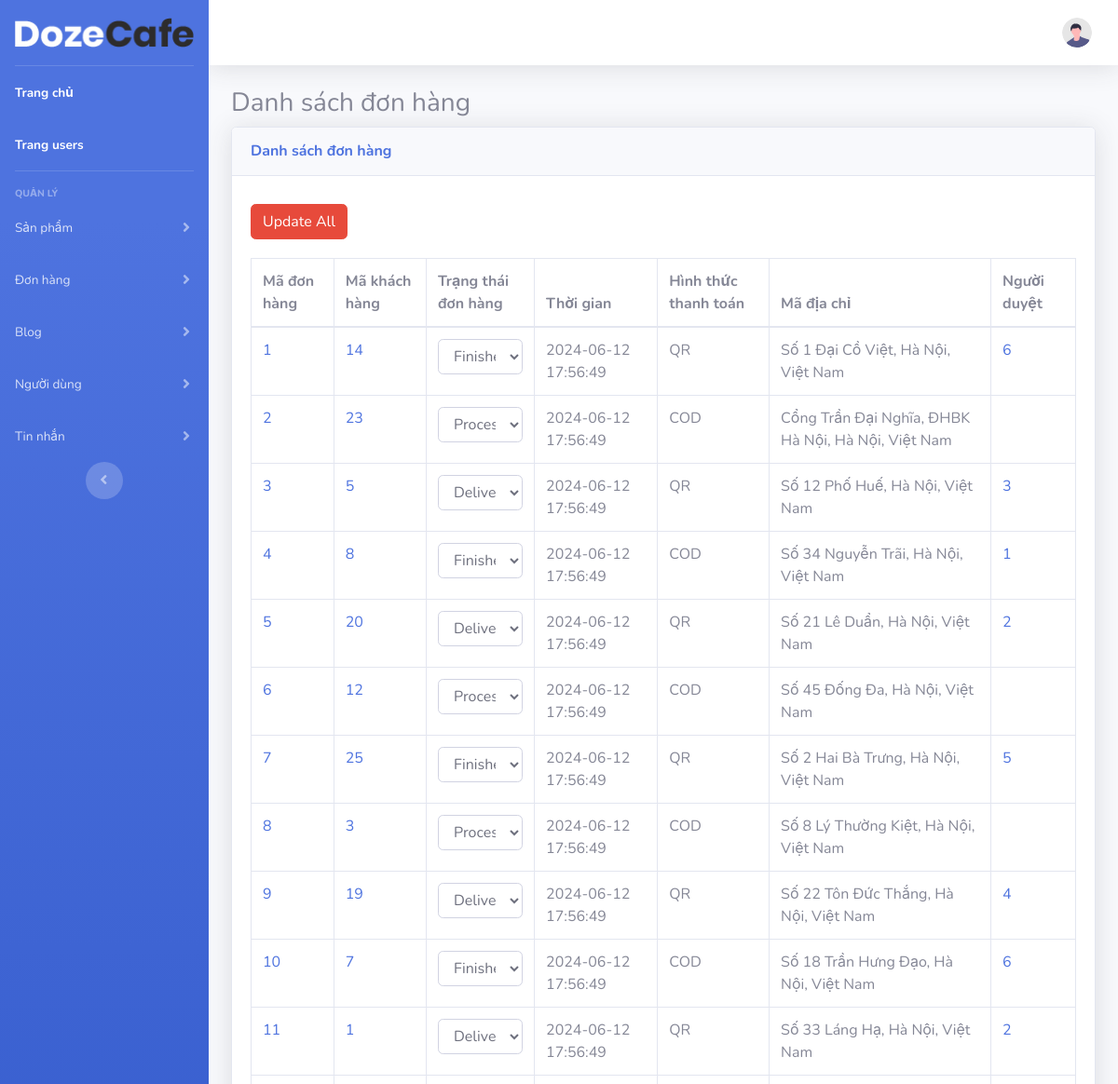
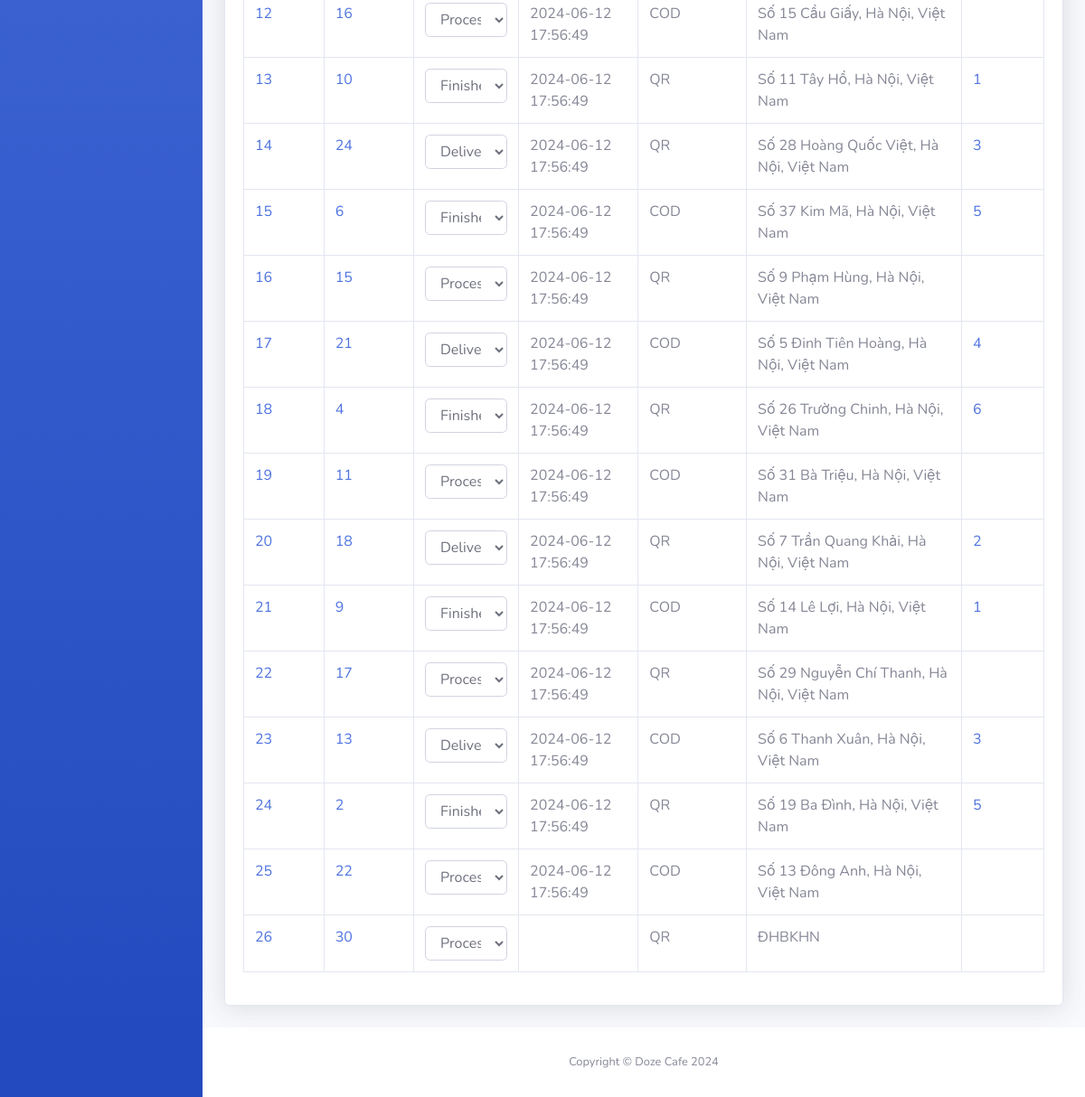
/admin_page/lietkedonhang.php, run on an earlier commit of the app's database (2 pictures, top to bottom).
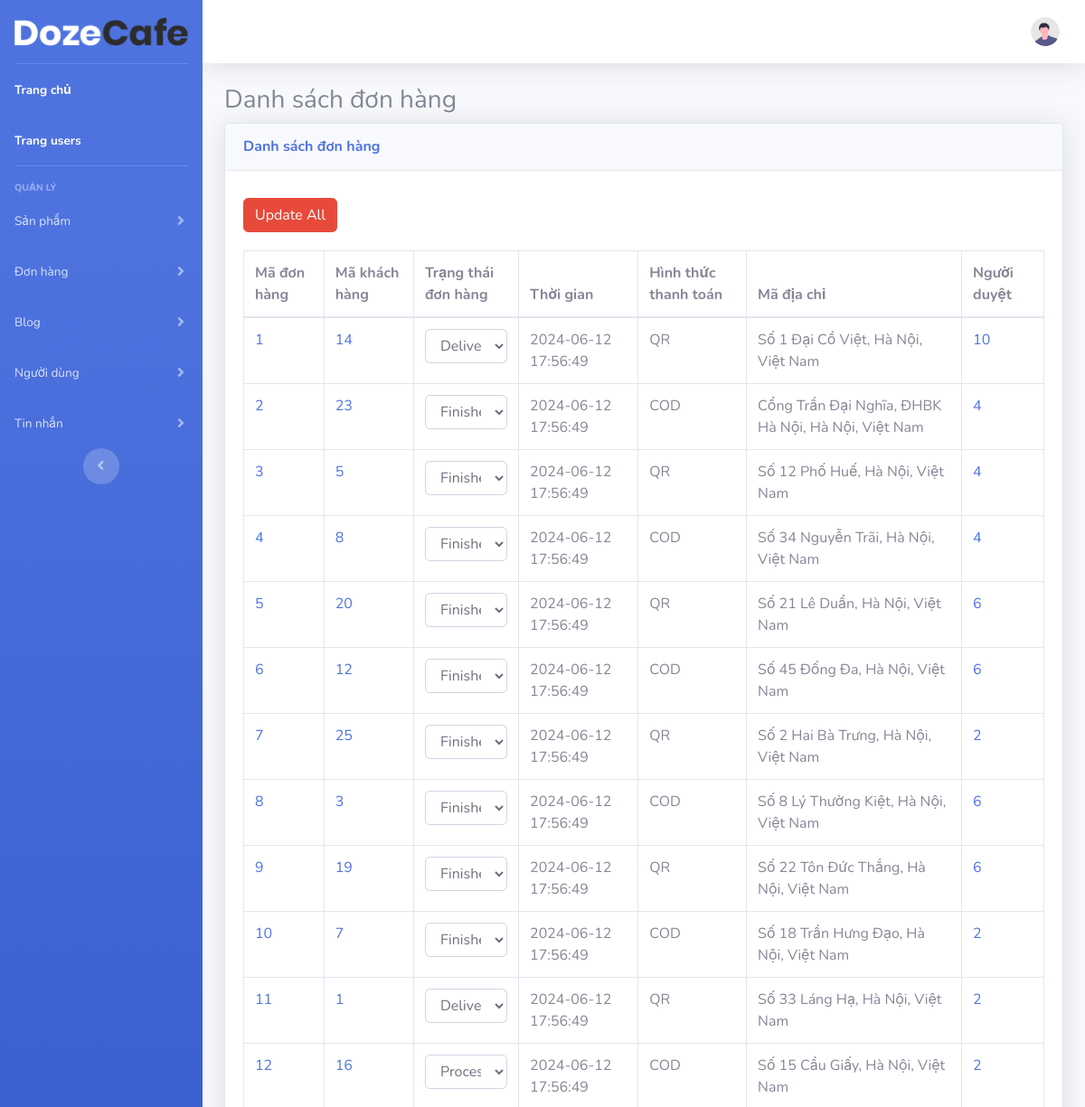
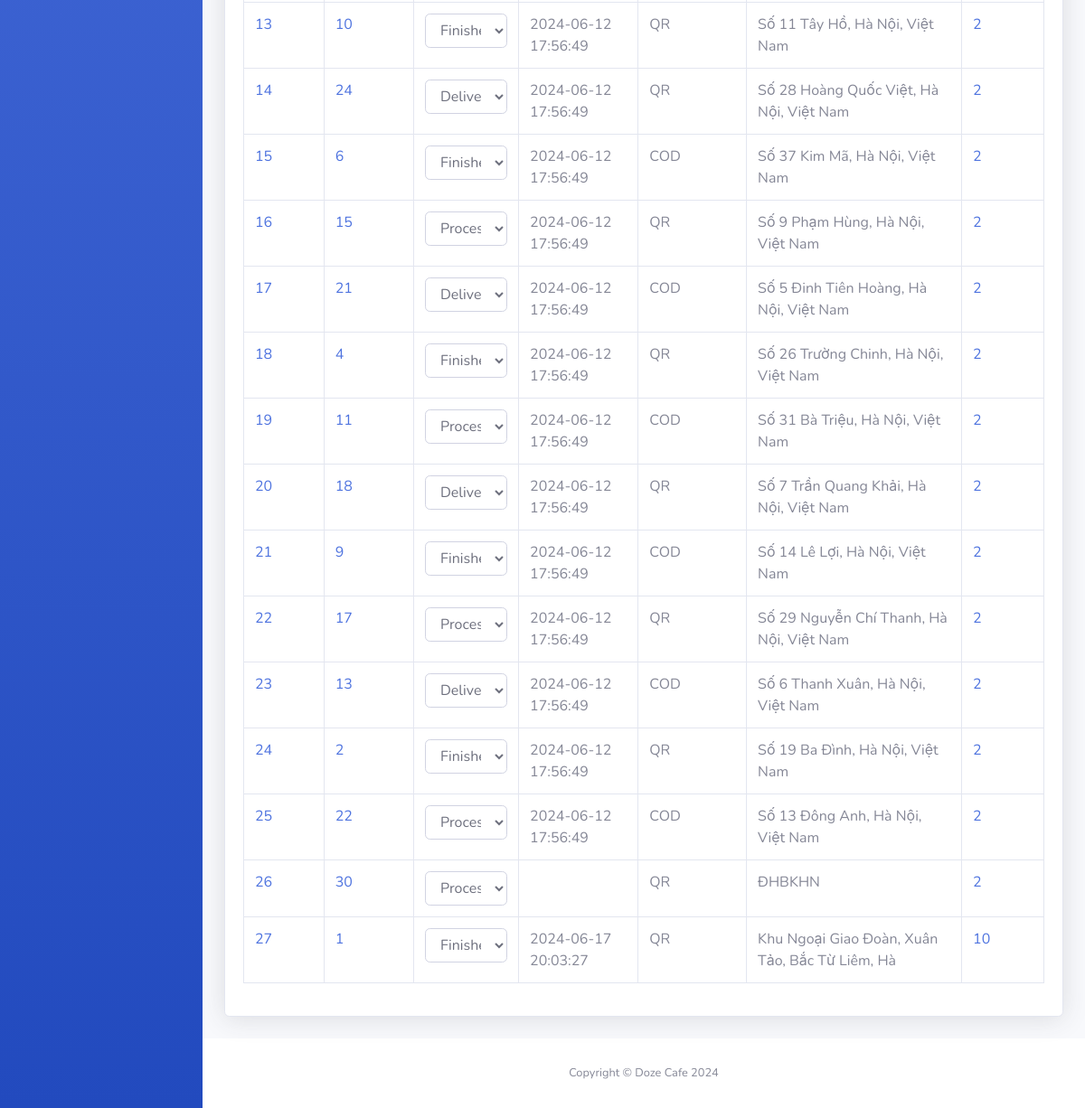
And on a later commit of the database (2 pictures, top to bottom).
### tables this page shows
CREATE TABLE `orders` (
  `orders_id` int(11) NOT NULL,
  `users_id` int(11) NOT NULL,
  `admins_id` int(11) DEFAULT NULL,
  `status` enum('finished','processing','delivered') DEFAULT NULL,
  `payment_method` enum('QR','COD') DEFAULT NULL,
  `created_at` datetime DEFAULT NULL,
  `address` varchar(300) NOT NULL
);

### admin_page/lietkedonhang.php (the view, shortened to what this page needs)
<?php include("includes/header.php"); ?>
<div>
    <h3>Danh sách đơn hàng</h3>
    <div class="card shadow mb-4">
        <div class="card-header py-3">
            <h6 class="m-0 font-weight-bold text-primary">Danh sách đơn hàng</h6>
        </div>
        <div class="card-body">
            <form action="update_order_status.php" method="POST">
            <button type="submit" class="btn btn-danger btn-margin">Update All</button>
                <div class="table-responsive">
                    <table class="table table-bordered" id="dataTable" width="100%" cellspacing="0">
                        <thead>
                            <tr>
                                <th>Mã đơn hàng</th>
                                <th>Mã khách hàng</th>
                                <th>Trạng thái đơn hàng</th>
                                <th>Thời gian</th>
                                <th>Hình thức thanh toán</th>
                                <th>Mã địa chỉ</th>
                                <th>Người duyệt</th>
                            </tr>
                        </thead>
                        <tbody>
                        <?php
                            require("db/conn.php");
                            $sql_str = "SELECT * from orders";
                            $result = mysqli_query($conn, $sql_str);
                            while ($row = mysqli_fetch_assoc($result)) {
                        ?>
                            <tr>
                                <td>
                                    <a href='orders_info.php?orders_id=<?= htmlspecialchars($row['orders_id']) ?>'>
                                        <?= htmlspecialchars($row['orders_id']) ?>
                                    </a>
                                </td>
                                <td>
                                    <a href='users_info.php?users_id=<?= htmlspecialchars($row['users_id']) ?>'>
                                        <?= htmlspecialchars($row['users_id']) ?>
                                    </a>
                                </td>
                                <td>
                                    <select name="status[<?= $row['orders_id'] ?>]" class="form-control">
                                        <option value="processing" <?= ($row['status'] == 'processing') ? 'selected' : '' ?>>Processing</option>
                                        <option value="finished" <?= ($row['status'] == 'finished') ? 'selected' : '' ?>>Finished</option>
                                        <option value="delivered" <?= ($row['status'] == 'delivered') ? 'selected' : '' ?>>Delivered</option>
                                    </select>
                                </td>
                                <td><?= htmlspecialchars($row['created_at']) ?></td>
                                <td><?= htmlspecialchars($row['payment_method']) ?></td>
                                <td><?= htmlspecialchars($row['address']) ?></td>
                                <td>
                                    <a href='nguoiduyet.php?admins_id=<?= htmlspecialchars($row['admins_id']) ?>'>
                                        <?= htmlspecialchars($row['admins_id']) ?>
                                    </a>
                                </td>
                            </tr>
                        <?php
                            }
                        ?>
                        </tbody>
                    </table>
                </div>
            </form>
        </div>
    </div>
</div>
<?php include("includes/footer.php"); ?>

### admin_page/includes/header.php (shortened to what this page needs)
<!DOCTYPE html>
<html lang="en">
<head>
    <link href="vendor/fontawesome-free/css/all.min.css" rel="stylesheet" type="text/css">
    <link href="css/sb-admin-2.min.css" rel="stylesheet">
</head>
<body id="page-top">
    <div id="wrapper">
        <?php include("includes/sidebar.php"); ?>
        <div id="content-wrapper" class="d-flex flex-column">
            <div id="content">
<?php include("includes/topbar.php"); ?>
                <div class="container-fluid">

### admin_page/includes/sidebar.php (shortened to what this page needs)
   <ul class="navbar-nav bg-gradient-primary sidebar sidebar-dark accordion" id="accordionSidebar">
<a class="sidebar-brand d-flex align-items-center justify-content-center" href="index.php">
    <div class="sidebar-brand-icon">
        <img src = "img/logo.png" class="img-fluid" alt="Responsive image">
    </div>
</a>
<hr class="sidebar-divider my-0">
<li class="nav-item active">
    <a class="nav-link" href="index.php">
        <span>Trang chủ</span></a>
</li>
<li class="nav-item active">
    <a class="nav-link" href="../user_page/frontend/index.php">
        <span>Trang users</span></a>
</li>
<hr class="sidebar-divider">
<div class="sidebar-heading">
    Quản lý
</div>
<li class="nav-item">
    <a class="nav-link collapsed" href="#" data-toggle="collapse" data-target="#collapseProduct"
        aria-expanded="false" aria-controls="collapseProduct">
        <span>Sản phẩm</span>
    </a>
</li>
<li class="nav-item">
    <a class="nav-link collapsed" href="#" data-toggle="collapse" data-target="#collapseOrders"
        aria-expanded="false" aria-controls="collapseOrders">
        <span>Đơn hàng</span>
    </a>
</li>
<li class="nav-item">
    <a class="nav-link collapsed" href="#" data-toggle="collapse" data-target="#collapseBlog"
        aria-expanded="false" aria-controls="collapseBlog">
        <span>Blog</span>
    </a>
</li>
<li class="nav-item">
    <a class="nav-link collapsed" href="#" data-toggle="collapse" data-target="#collapseUsers"
        aria-expanded="false" aria-controls="collapseUsers">
        <span>Người dùng</span>
    </a>
</li>
<li class="nav-item">
    <a class="nav-link collapsed" href="#" data-toggle="collapse" data-target="#collapseMessages"
        aria-expanded="false" aria-controls="collapseMessages">
        <span>Tin nhắn</span>
    </a>
</li>
<div class="text-center d-none d-md-inline">
    <button class="rounded-circle border-0" id="sidebarToggle"></button>
</div>
</ul>

### admin_page/includes/topbar.php (shortened to what this page needs)
<nav class="navbar navbar-expand navbar-light bg-white topbar mb-4 static-top shadow">
<ul class="navbar-nav ml-auto">
<li class="nav-item dropdown no-arrow">
<a class="nav-link dropdown-toggle" href="#" id="userDropdown" role="button"
    data-toggle="dropdown" aria-haspopup="true" aria-expanded="false">
    <img class="img-profile rounded-circle"
        src="img/undraw_profile.svg">
</a>
</li>
</ul>
</nav>

### admin_page/includes/footer.php (shortened to what this page needs)
</div>
</div>
            <footer class="sticky-footer bg-white">
                <div class="container my-auto">
                    <div class="copyright text-center my-auto">
                        <span>Copyright &copy; Doze Cafe 2024</span>
                    </div>
                </div>
            </footer>
        </div>
    </div>
</body>
</html>

### admin_page/lietkedonhang.php (style rules this page uses)
.table-responsive { overflow-x: auto; }
.btn-margin { margin-top: 10px; margin-bottom: 20px; }

What changed in the data, as far as the page shows it:
changed orders "Số 1 Đại Cồ Việt, Hà Nội, Việt Nam": status+orders_id "Finished" → "Delivered"; admins "6" → "10"
changed orders "Cổng Trần Đại Nghĩa, ĐHBK Hà Nội, Hà Nội, Việt Nam": status+orders_id "Processing" → "Finished"; admins_id empty → 4 (drawn); admins (not shown) → "4"
changed orders "Số 12 Phố Huế, Hà Nội, Việt Nam": status+orders_id "Delivered" → "Finished"; admins "3" → "4"
changed orders "Số 34 Nguyễn Trãi, Hà Nội, Việt Nam": admins "1" → "4"
changed orders "Số 21 Lê Duẩn, Hà Nội, Việt Nam": status+orders_id "Delivered" → "Finished"; admins "2" → "6"
changed orders "Số 45 Đống Đa, Hà Nội, Việt Nam": status+orders_id "Processing" → "Finished"; admins_id empty → 6 (drawn); admins (not shown) → "6"
changed orders "Số 2 Hai Bà Trưng, Hà Nội, Việt Nam": admins "5" → "2"
changed orders "Số 8 Lý Thường Kiệt, Hà Nội, Việt Nam": status+orders_id "Processing" → "Finished"; admins_id empty → 6 (drawn); admins (not shown) → "6"
changed orders "Số 22 Tôn Đức Thắng, Hà Nội, Việt Nam": status+orders_id "Delivered" → "Finished"; admins "4" → "6"
changed orders "Số 18 Trần Hưng Đạo, Hà Nội, Việt Nam": admins "6" → "2"
changed orders "Số 15 Cầu Giấy, Hà Nội, Việt Nam": admins_id empty → 2 (drawn); admins (not shown) → "2"
changed orders "Số 11 Tây Hồ, Hà Nội, Việt Nam": admins "1" → "2"
changed orders "Số 28 Hoàng Quốc Việt, Hà Nội, Việt Nam": admins "3" → "2"
changed orders "Số 37 Kim Mã, Hà Nội, Việt Nam": admins "5" → "2"
changed orders "Số 9 Phạm Hùng, Hà Nội, Việt Nam": admins_id empty → 2 (drawn); admins (not shown) → "2"
changed orders "Số 5 Đinh Tiên Hoàng, Hà Nội, Việt Nam": admins "4" → "2"
changed orders "Số 26 Trường Chinh, Hà Nội, Việt Nam": admins "6" → "2"
changed orders "Số 31 Bà Triệu, Hà Nội, Việt Nam": admins_id empty → 2 (drawn); admins (not shown) → "2"
changed orders "Số 14 Lê Lợi, Hà Nội, Việt Nam": admins "1" → "2"
changed orders "Số 29 Nguyễn Chí Thanh, Hà Nội, Việt Nam": admins_id empty → 2 (drawn); admins (not shown) → "2"
changed orders "Số 6 Thanh Xuân, Hà Nội, Việt Nam": admins "3" → "2"
changed orders "Số 19 Ba Đình, Hà Nội, Việt Nam": admins "5" → "2"
changed orders "Số 13 Đông Anh, Hà Nội, Việt Nam": admins_id empty → 2 (drawn); admins (not shown) → "2"
changed orders "ĐHBKHN": admins_id empty → 2 (drawn); admins (not shown) → "2"
added orders: orders_id "27", users "1", status+orders_id "Finished", created_at "2024-06-17 20:03:27", payment_method "QR", address "Khu Ngoại Giao Đoàn, Xuân Tảo, Bắc Từ Liêm, Hà", admins "10"
